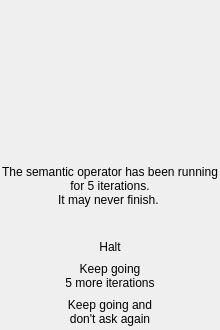
<?xml version="1.0" encoding="UTF-8"?>
<ui version="4.0">
 <class>halting_dialog</class>
 <widget class="QDialog" name="halting_dialog">
  <property name="windowModality">
   <enum>Qt::NonModal</enum>
  </property>
  <property name="geometry">
   <rect>
    <x>0</x>
    <y>0</y>
    <width>220</width>
    <height>330</height>
   </rect>
  </property>
  <property name="minimumSize">
   <size>
    <width>220</width>
    <height>330</height>
   </size>
  </property>
  <property name="maximumSize">
   <size>
    <width>220</width>
    <height>330</height>
   </size>
  </property>
  <property name="windowTitle">
   <string>Halting Problem</string>
  </property>
  <property name="autoFillBackground">
   <bool>false</bool>
  </property>
  <property name="modal">
   <bool>true</bool>
  </property>
  <layout class="QVBoxLayout" name="verticalLayout">
   <property name="spacing">
    <number>0</number>
   </property>
   <property name="leftMargin">
    <number>0</number>
   </property>
   <property name="topMargin">
    <number>10</number>
   </property>
   <property name="rightMargin">
    <number>0</number>
   </property>
   <property name="bottomMargin">
    <number>0</number>
   </property>
   <item>
    <widget class="QWidget" name="widget" native="true">
     <property name="sizePolicy">
      <sizepolicy hsizetype="Expanding" vsizetype="Fixed">
       <horstretch>0</horstretch>
       <verstretch>100</verstretch>
      </sizepolicy>
     </property>
     <layout class="QHBoxLayout" name="horizontalLayout">
      <property name="spacing">
       <number>0</number>
      </property>
      <property name="leftMargin">
       <number>0</number>
      </property>
      <property name="topMargin">
       <number>0</number>
      </property>
      <property name="rightMargin">
       <number>0</number>
      </property>
      <property name="bottomMargin">
       <number>0</number>
      </property>
      <item>
       <widget class="QLabel" name="img">
        <property name="sizePolicy">
         <sizepolicy hsizetype="Fixed" vsizetype="Fixed">
          <horstretch>0</horstretch>
          <verstretch>0</verstretch>
         </sizepolicy>
        </property>
        <property name="minimumSize">
         <size>
          <width>125</width>
          <height>125</height>
         </size>
        </property>
        <property name="maximumSize">
         <size>
          <width>125</width>
          <height>125</height>
         </size>
        </property>
        <property name="text">
         <string/>
        </property>
        <property name="alignment">
         <set>Qt::AlignCenter</set>
        </property>
       </widget>
      </item>
     </layout>
    </widget>
   </item>
   <item>
    <widget class="QLabel" name="label">
     <property name="text">
      <string>The semantic operator has been running for 5 iterations. 
It may never finish. </string>
     </property>
     <property name="alignment">
      <set>Qt::AlignCenter</set>
     </property>
     <property name="wordWrap">
      <bool>true</bool>
     </property>
    </widget>
   </item>
   <item>
    <widget class="QPushButton" name="halt_phi">
     <property name="text">
      <string>Halt</string>
     </property>
     <property name="default">
      <bool>true</bool>
     </property>
     <property name="flat">
      <bool>true</bool>
     </property>
    </widget>
   </item>
   <item>
    <widget class="QPushButton" name="more_phi">
     <property name="text">
      <string>Keep going
5 more iterations</string>
     </property>
     <property name="flat">
      <bool>true</bool>
     </property>
    </widget>
   </item>
   <item>
    <widget class="QPushButton" name="safety_off">
     <property name="text">
      <string>Keep going and
don't ask again</string>
     </property>
     <property name="flat">
      <bool>true</bool>
     </property>
    </widget>
   </item>
  </layout>
 </widget>
 <resources/>
 <connections/>
</ui>
